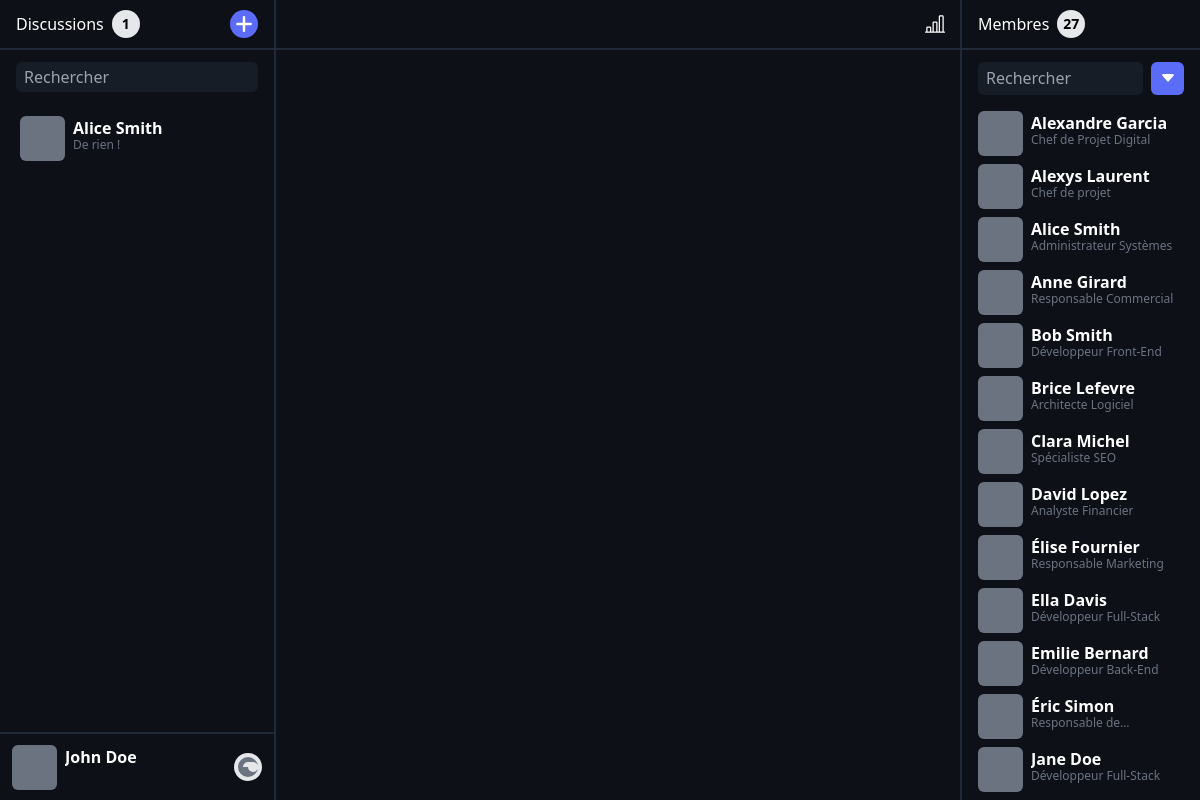
Page /ChatSphere/index.php?token=test on the committed database.
### tables this page shows
create table
    discussions(
        idDiscussion int not null auto_increment,
        nom varchar(255),
        constraint PK_DISCUSSIONS PRIMARY KEY(idDiscussion)
    );

create table
    users(
        idUser int NOT NULL auto_increment,
        idEntreprise int not null,
        nom VARCHAR(50) NOT NULL,
        prenom VARCHAR(50) NOT null,
        email varchar(50) not null,
        hashedPass VARCHAR(50) NOT NULL,
        metier VARCHAR(50) NOT NULL,
        pp VARCHAR(255) DEFAULT 'default.png',
        theme VARCHAR(5) NOT NULL DEFAULT 'dark',
        statut enum(
            'Absent',
            'En ligne',
            'Occupé',
            'Hors ligne'
        ) NOT NULL DEFAULT 'Hors ligne',
        constraint PK_USER PRIMARY KEY(idUser),
        constraint FK_USER_ENTREPRISE FOREIGN KEY(idEntreprise) REFERENCES entreprises(idEntreprise)
    );

### ChatSphere/Controller/config_bdd.php (called while the page is built)
<?php
$serveur = "localhost";
$bdd = "syncpro";
$user = "root";
$mdp = "";

### ChatSphere/Model/model.class.php (called while the page is built, shortened)
<?php
class Modele
{
    private $unPDO;
    public function __construct($serveur, $bdd, $user, $mdp)
    {
        $this->unPDO = null;
        try {
            $url = "mysql:host=" . $serveur . ";dbname=" . $bdd;
            $this->unPDO = new PDO(
                $url,
                $user,
                $mdp,
                array(PDO::MYSQL_ATTR_INIT_COMMAND => "SET NAMES utf8")
            );
        } catch (PDOException $exp) {
            echo "<br> Erreur de connexion à la BDD!";
            echo $exp->getMessage();
        }
    }
    public function getAllColleagues($idUser)
    {
        $sql = "select * from users where idEntreprise = (select idEntreprise from users where idUser = :idUser ) and not idUser = :idUser order by prenom, nom;";
        $donnees = array(
            ":idUser" => $idUser
        );
        $select = $this->unPDO->prepare($sql);
        $select->execute($donnees);
        return $select->fetchAll();
    }
    public function checkToken($token)
    {
        $sql = "select * from token where token = :token;";
        $donnees = array(
            ":token" => $token
        );
        $select = $this->unPDO->prepare($sql);
        $select->execute($donnees);
        $token = $select->fetch();
        if ($select->rowCount() == 1) {
            $tokenDate = $token['expireAt'];
            if (strtotime($tokenDate) < strtotime(date("Y-m-d H:i:s"))) {
                return false;
            } else {
                $sql = "select * from users where idUser = (select idUser from token where token = :token);";
                $donnees = array(
                    ":token" => $token['token']
                );
                $select = $this->unPDO->prepare($sql);
                $select->execute($donnees);
                $user = $select->fetch();
                return $user;
            }
        } else {
            return false;
        }
    }
    public function getDiscussionImage($idDiscussion, $idUser)
    {
        if ($this->isDiscussionAGroup($idDiscussion) == true) {
            return array(
                "pp" => "group.png"
            );
        } else {
            $sql = "select idUser, pp from users where idUser = (select idUser from discussions_users where idDiscussion = :idDiscussion and not idUser = :idUser limit 1)";
            $donnees = array(
                ":idDiscussion" => $idDiscussion,
                ":idUser" => $idUser
            );
            $select = $this->unPDO->prepare($sql);
            $select->execute($donnees);
            $image = $select->fetch();
            return $image;
        }
    }
    public function isDiscussionAGroup($idDiscussion)
    {
        $sql = "select * from discussions_users where idDiscussion = :idDiscussion";
        $donnees = array(
            ":idDiscussion" => $idDiscussion
        );
        $select = $this->unPDO->prepare($sql);
        $select->execute($donnees);
        $users = $select->fetchAll();
        if (count($users) > 2) {
            return true;
        } else {
            return false;
        }
    }
    public function getDiscussionsDetails($idUser)
    {
        $sql = "SELECT d.idDiscussion,
        d.nom,
        SUBSTRING_INDEX(MAX(CONCAT(m.timestamp, ':', m.content)), ':', -1) AS dernier_message
        FROM discussions d
        INNER JOIN discussions_users du ON d.idDiscussion = du.idDiscussion
        LEFT JOIN messages m ON d.idDiscussion = m.idDiscussion
        WHERE d.idDiscussion IN (
            SELECT idDiscussion
            FROM discussions_users
            WHERE idUser = :idUser
        )
        GROUP BY d.idDiscussion";
        $donnees = array(
            ":idUser" => $idUser
        );
        $select = $this->unPDO->prepare($sql);
        $select->execute($donnees);
        $discussions = $select->fetchAll();
        foreach ($discussions as $i => $discussion) {
            $image = $this->getDiscussionImage($discussion['idDiscussion'], $idUser);
            $discussion['pp'] = $image['pp'];
            $discussions[$i] = $discussion;
            if ($this->isDiscussionAGroup($discussion['idDiscussion']) == false) {
                $sql = "SELECT
                GROUP_CONCAT(DISTINCT CASE WHEN u.idUser != :idUser THEN CONCAT(u.prenom,' ',u.nom) ELSE NULL END) AS participants
            FROM discussions d
            INNER JOIN discussions_users du ON d.idDiscussion = du.idDiscussion
            INNER JOIN users u ON du.idUser = u.idUser
            WHERE d.idDiscussion = $discussion[idDiscussion]
            GROUP BY d.idDiscussion";
                $donnees = array(
                    ":idUser" => $idUser
                );
                $select = $this->unPDO->prepare($sql);
                $select->execute($donnees);
                $discussionWithPersonName = $select->fetch();
                $discussion['nom'] = $discussionWithPersonName['participants'];
                $discussions[$i] = $discussion;
            }
        }
        return $discussions;
    }
}

### ChatSphere/Controller/controller.class.php (called while the page is built, shortened)
<?php
require_once("model/model.class.php");
class Controleur
{
    private $unModele;
    public function __construct($serveur, $bdd, $user, $mdp)
    {
        $this->unModele = new Modele($serveur, $bdd, $user, $mdp);
    }
    public function getAllColleagues($idUser)
    {
        return $this->unModele->getAllColleagues($idUser);
    }
    public function checkToken($token)
    {
        return $this->unModele->checkToken($token);
    }
    public function getDiscussionsDetails($idUser)
    {
        return $this->unModele->getDiscussionsDetails($idUser);
    }
}

### ChatSphere/index.php (shortened to what this page needs)
<?php
require_once("Controller/config_bdd.php");
require_once("Controller/controller.class.php");
$unControleur = new Controleur($serveur, $bdd, $user, $mdp);
$token = $_GET['token'];
$user = $unControleur->checkToken($token);
?>
<!DOCTYPE html>
<html lang="en" class="<?php echo $user['theme'] ?> select-none">
<head>
    <script src="https://cdn.tailwindcss.com"></script>
    <link rel="stylesheet" href="./css/index.css?">
</head>
<body class="overflow-hidden">
    <div class="flex w-screen h-screen overflow-x-hidden">
        <?php
        require_once("Views/ConversationsSection.php");
        require_once("Views/MessagesSection.php");
        require_once("Views/MembersSection.php");
        ?>
    </div>
</body>
</html>

### ChatSphere/Views/ConversationsSection.php (shortened to what this page needs)
<?php
$discussions = $unControleur->getDiscussionsDetails($user['idUser']);
?>
<div id="convSection" class="lg:w-[23%] w-0 left-0 max-w-[100%]  h-screen absolute lg:relative lg:block lg:bg-white bg-gray-50 overflow-hidden transition-all duration-500 border-e-2 dark:border-gray-800 z-10 dark:bg-dark dark:text-white">
    <div class="h-[50px] flex justify-between items-center p-4 border-b-2 dark:border-gray-800 transition-all duration-500">
        <div class="flex items-center">
            <p class="flex transition-all duration-500 text-black dark:text-white gap-2 items-center">Discussions <span class="flex items-center text-black justify-center font-semibold text-sm w-7 h-7 rounded-full bg-gray-200"><?php echo count($discussions); ?></span></p>
        </div>
        <div class="flex gap-2 items-center">
            <button class="bg-secondary w-7 h-7 rounded-full flex justify-center items-center ">
                <svg xmlns="http://www.w3.org/2000/svg" class="w-5 h-5 text-white" fill="none" viewBox="0 0 24 24" stroke="currentColor">
                    <path stroke-linecap="round" stroke-linejoin="round" stroke-width="3" d="M12 4v16m8-8H4" />
                </svg>
            </button>
        </div>
    </div>
    <div class="flex justify-center ">
        <div class="flex flex-col items-center gap-1 relative w-full">
            <div class="flex w-full justify-between w-full my-3 h-[30px] px-4">
                <input id="searchInput" type="text" placeholder="Rechercher" class="rounded-md bg-userMessage dark:bg-darkHover px-2 py-1 w-full focus:outline-primary dark:focus:outline-black cursor-text text-gray-600 dark:text-gray-400 transition-all duration-500">
            </div>
            <div class="w-full flex flex-col gap-2 overflow-y-auto h-[calc(100vh-180px)]
            ">
                <?php
                foreach ($discussions as $discussion) {
                    isset($_GET['discussion']) ? $getDiscussion = $_GET['discussion'] : $getDiscussion = null;
                    $class = $getDiscussion == $discussion['idDiscussion'] ? 'bg-hover dark:bg-darkHover transition-all duration-500' : '';
                    echo '
                <a href="?token=' . $_GET['token'] . '&discussion=' . $discussion['idDiscussion'] . '" class="px-2 p-0 w-full">
                    <div class="w-full flex flex-col gap-2 hover:bg-hover dark:hover:bg-darkHover hover:cursor-pointer rounded-md py-2 ' . $class . '">
                        <div class="flex max-w-full mx-3 gap-2">
                            <div class="bg-cover bg-center aspect-square rounded-md bg-gray-500 w-[45px] h-[45px]" style="background-image: url(http://images.foda4953.odns.fr/' . $discussion['pp'] . ');"
                            ></div>
                            <div class="flex flex-col transition-all duration-500 text-black dark:text-white">
                                <p class="font-semibold w-full text-elipsis line-clamp-1">' . $discussion['nom'] . '</p>
                                <span class="conversationRow w-full max-w-full line-clamp-1 text-elipsis text-gray-500 text-xs relative top-[-3px] text-elipsis line-clamp-1">' . $discussion['dernier_message'] . '</span>
                            </div>
                        </div>
                    </div>
                </a>';
                }
                ?>
            </div>
            <div class="flex gap-2 w-full h-[68px] border-t-2 dark:border-gray-800 items-center px-3 justify-between transition-all duration-500">
                <div class="flex gap-2">
                    <div class="bg-cover bg-center aspect-square rounded-md bg-gray-500 w-[45px] h-[45px]" style="background-image: url(http://images.foda4953.odns.fr/<?php echo $user['pp']; ?>);"></div>
                    <div class="flex flex-col w-full">
                        <p class="font-semibold w-full text-elipsis line-clamp-1 transition-all duration-500 text-black dark:text-white"><?php echo $user['prenom'] . ' ' . $user['nom']; ?></p>
                    </div>
                </div>
                <div class="">
                    <div onclick="document.getElementsByTagName('html').item(0).classList.toggle('dark')" class="w-7 h-7 rounded-full flex justify-center items-center bg-gray-200">
                        <svg xmlns="http://www.w3.org/2000/svg" class="w-5 h-5 text-gray-500" fill="currentColor" viewBox="0 0 16 16">
                            <path fill-rule="evenodd" d="M8 0a8 8 0 1 0 0 16A8 8 0 0 0 8 0ZM4 8a4 4 0 0 1 4-4h4a4 4 0 1 1-4 4H4Z" />
                        </svg>
                    </div>
                </div>
            </div>
        </div>
    </div>
</div>

### ChatSphere/Views/MessagesSection.php (shortened to what this page needs)
<div class="lg:w-[57%] w-full overflow-hidden dark:bg-dark transition-all duration-500">
    <nav class="w-full flex h-[50px] border-b-2 dark:border-gray-800 dark:text-white transition-all duration-500">
        <div class="flex w-full items-center ps-4 ">
        </div>
        <div onclick="toggleStats()" class="min-w-[50px] flex">
            <button class="w-full flex  justify-center items-center">
            </button>
        </div>
    </nav>
    <div class="flex flex-col h-[calc(100%-150px)] py-4 relative" id="MessagesWrapper">
    </div>
</div>

### ChatSphere/Views/MembersSection.php (shortened to what this page needs)
<?php
$colleagues = $unControleur->getAllColleagues($user['idUser']);
?>
<div id="membersSection" class="lg:w-[20%] w-0 max-w-[100%] right-0 h-screen absolute lg:relative lg:block lg:bg-white bg-gray-50 overflow-hidden transition-all duration-500 border-s-2 dark:border-gray-800 dark:bg-dark dark:text-white">
    <div class="h-[50px] flex justify-between items-center p-4 border-b-2 dark:border-gray-800 transition-all duration-500">
        <p class="flex gap-2 items-center text-black dark:text-white transition-all duration-500">Membres <span class="flex items-center text-black justify-center font-semibold text-sm w-7 h-7 rounded-full bg-gray-200"><?php echo count($colleagues); ?></span></p>
    </div>
    <div class="flex flex-col items-center gap-4 relative min-h-[calc(100%-50px)] max-h-[calc(100%-50px)] overflow-hidden">
        <div class="flex w-full mt-3 max-h-[50px] justify-center ">
            <div class="flex w-full ms-4 justify-between">
                <input onkeyup="showColleaguesFiltered()" id="nameInput" type="text" placeholder="Rechercher" class="rounded-md bg-gray-100 px-2 py-1 w-10/12 focus:outline-border cursor-text text-gray-600 dark:bg-darkHover dark:text-white dark:focus:outline-black transition-all duration-500">
                <button onclick='handleShowFilter()' class="bg-secondary ms-2 me-4 rounded-md w-2/12 max-w-[50px] aspect-square flex justify-center items-center">
                    <svg class="relative z-0" xmlns="http://www.w3.org/2000/svg" width="16" height="16" fill="white" class="bi bi-caret-down-fill" viewBox="0 0 16 16">
                        <path d="M7.247 11.14 2.451 5.658C1.885 5.013 2.345 4 3.204 4h9.592a1 1 0 0 1 .753 1.659l-4.796 5.48a1 1 0 0 1-1.506 0z" />
                    </svg>
                </button>
            </div>
        </div>
        <div id="membersWrapper" class="w-full flex flex-col gap-2 overflow-y-auto pb-2">
            <?php
            for ($i = 0; $i < count($colleagues); $i++) {
                echo "<div class='flex max-w-full mx-4 gap-2'>
                            <div class='bg-cover bg-center aspect-square rounded-md bg-gray-500 w-[45px] h-[45px]' style='background-image: url(http://images.foda4953.odns.fr/" . $colleagues[$i]['pp'] . ")'
                            ></div>
                            <div class='flex flex-col'>
                                <p class='font-semibold w-full text-elipsis line-clamp-1'>" . $colleagues[$i]['prenom'] . " " . $colleagues[$i]['nom'] . "</p>
                                <span class='w-full line-clamp-1 text-elipsis text-gray-500 text-xs relative top-[-3px]'>" . $colleagues[$i]['metier'] . "</span>
                            </div>
                        </div>";
            }
            ?>
        </div>
    </div>
</div>

### ChatSphere/css/index.css (style rules this page uses)
:is(.dark *) { border-color: #2e2e2e }
body { margin: 0; }

### rows in the picture
discussions: nom "Alice Smith", dernier_message "De rien !"
users: prenom "Alexandre", nom "Garcia", metier "Chef de Projet Digital"
users: prenom "Alexys", nom "Laurent", metier "Chef de projet"
users: prenom "Alice", nom "Smith", metier "Administrateur Systèmes"
users: prenom "Anne", nom "Girard", metier "Responsable Commercial"
users: prenom "Bob", nom "Smith", metier "Développeur Front-End"
users: prenom "Brice", nom "Lefevre", metier "Architecte Logiciel"
users: prenom "Clara", nom "Michel", metier "Spécialiste SEO"
users: prenom "David", nom "Lopez", metier "Analyste Financier"
users: prenom "Élise", nom "Fournier", metier "Responsable Marketing"
users: prenom "Ella", nom "Davis", metier "Développeur Full-Stack"
users: prenom "Emilie", nom "Bernard", metier "Développeur Back-End"
users: prenom "Éric", nom "Simon", metier "Responsable…"
users: prenom "Jane", nom "Doe", metier "Développeur Full-Stack"

### other values in the picture
count($discussions) "1"
$user['prenom'] "John"
$user['nom'] "Doe"
count($colleagues) "27"
